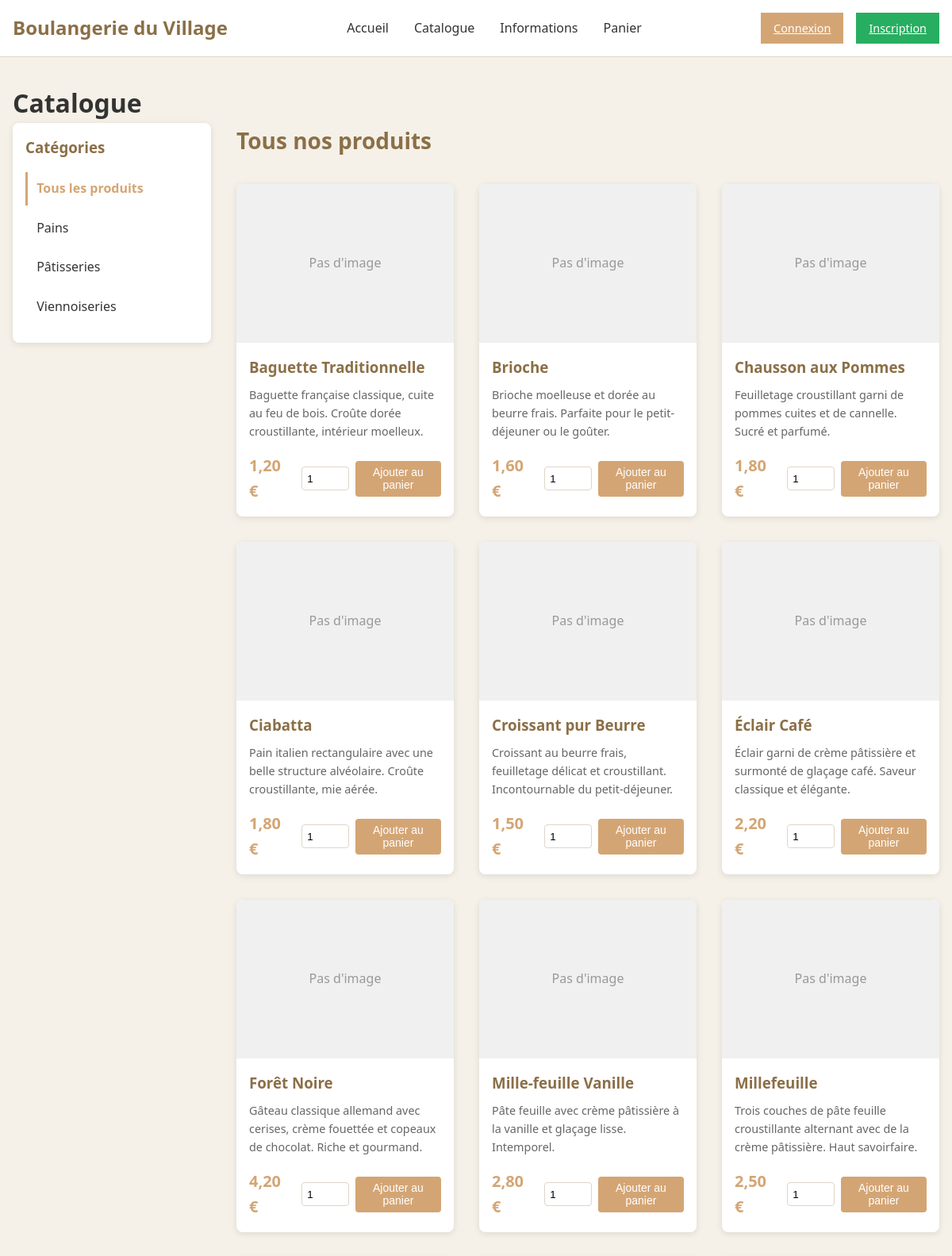
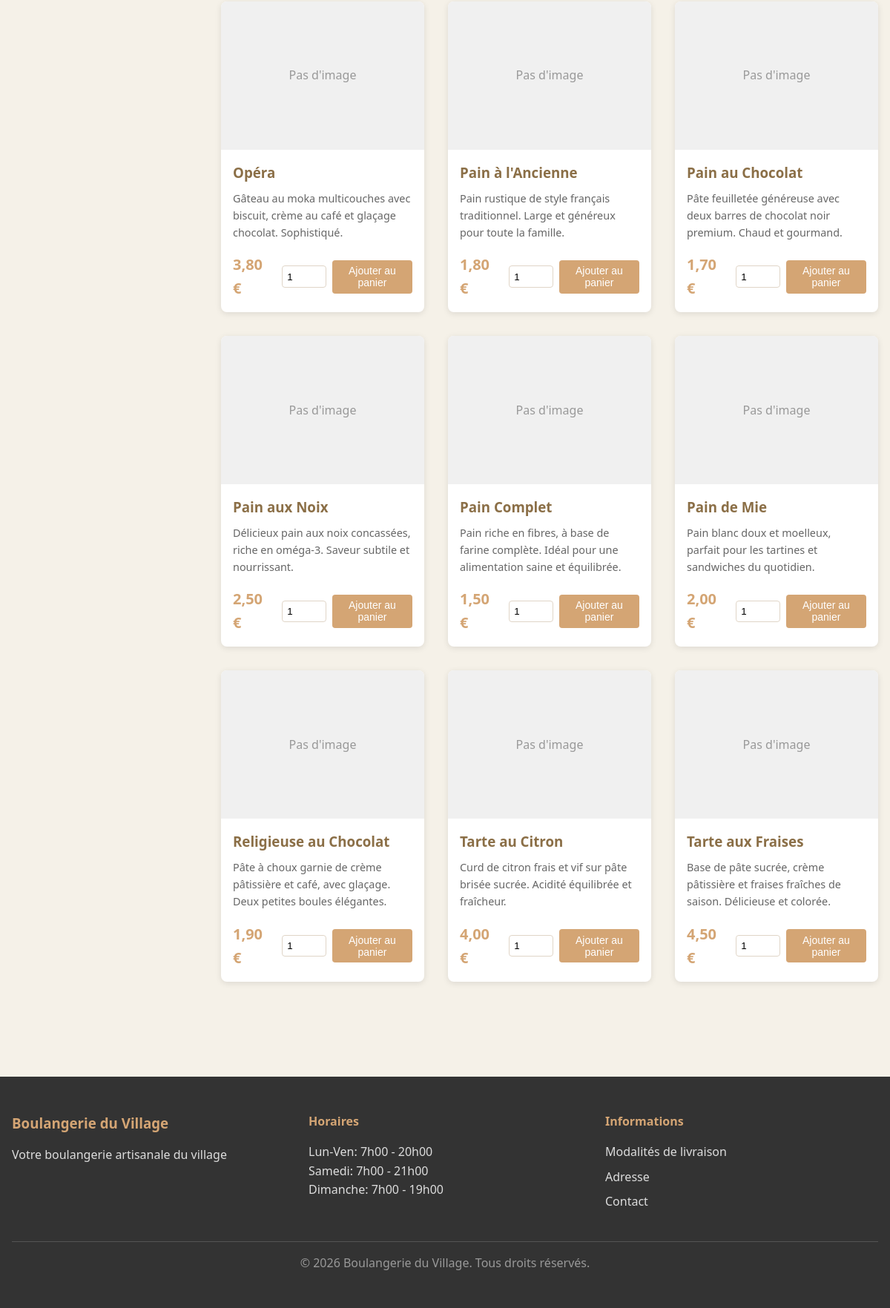
The page /public/catalogue.php on the database its author committed (2 pictures, top to bottom).
### tables this page shows
CREATE TABLE categories (
    id INT PRIMARY KEY AUTO_INCREMENT,
    nom VARCHAR(100) NOT NULL
);

CREATE TABLE produits (
    id INT PRIMARY KEY AUTO_INCREMENT,
    categorie_id INT NOT NULL,
    nom VARCHAR(150) NOT NULL,
    description TEXT NOT NULL,
    prix DECIMAL(6,2) NOT NULL,
    image VARCHAR(255),
    actif TINYINT(1) DEFAULT 1,
    created_at DATETIME DEFAULT CURRENT_TIMESTAMP,
    
    FOREIGN KEY (categorie_id) REFERENCES categories(id) ON DELETE RESTRICT,
    INDEX idx_categorie (categorie_id),
    INDEX idx_actif (actif)
);

### includes/auth.php (called while the page is built, shortened)
<?php
require_once __DIR__ . '/db.php';
function current_user(): ?array {
    if (!is_logged_in()) {
        return null;
    }
    $user = db_fetch(
        'SELECT id, email, nom, prenom, role FROM users WHERE id = ?',
        [$_SESSION['user_id']]
    );
    return $user;
}
function is_logged_in(): bool {
    return isset($_SESSION['user_id']);
}

### includes/db.php (called while the page is built, shortened)
<?php
$pdo = null;
function db_connect(): PDO {
    global $pdo;
    if ($pdo === null) {
        try {
            $pdo = new PDO(
                'mysql:host=' . DB_HOST . ';dbname=' . DB_NAME . ';charset=utf8mb4',
                DB_USER,
                DB_PASS,
                [
                    PDO::ATTR_ERRMODE => PDO::ERRMODE_EXCEPTION,
                    PDO::ATTR_DEFAULT_FETCH_MODE => PDO::FETCH_ASSOC,
                    PDO::ATTR_EMULATE_PREPARES => false
                ]
            );
        } catch (PDOException $e) {
            die('Erreur de connexion à la base de données: ' . $e->getMessage());
        }
    }
    return $pdo;
}
function db_query(string $sql, array $params = []): PDOStatement {
    $pdo = db_connect();
    $stmt = $pdo->prepare($sql);
    $stmt->execute($params);
    return $stmt;
}
function db_fetch_all(string $sql, array $params = []): array {
    return db_query($sql, $params)->fetchAll();
}

### includes/functions.php (called while the page is built, shortened)
<?php
function e(string $string): string {
    return htmlspecialchars($string, ENT_QUOTES, 'UTF-8');
}
function format_price(float $price): string {
    return number_format($price, 2, ',', ' ') . ' €';
}

### public/catalogue.php (the view, shortened to what this page needs)
<?php
require_once __DIR__ . '/../includes/db.php';
require_once __DIR__ . '/../includes/functions.php';
require_once __DIR__ . '/../includes/header.php';
$categories = db_fetch_all('SELECT * FROM categories ORDER BY nom');
$categorie_id = isset($_GET['categorie']) ? (int)$_GET['categorie'] : null;
$categorie_active = null;
if ($categorie_id) {
    $categorie_active = db_fetch('SELECT * FROM categories WHERE id = ?', [$categorie_id]);
    if (!$categorie_active) {
        redirect(PUBLIC_URL . '/catalogue.php');
    }
    $produits = db_fetch_all(
        'SELECT p.*, c.nom as categorie_nom
         FROM produits p
         JOIN categories c ON p.categorie_id = c.id
         WHERE p.actif = 1 AND p.categorie_id = ?
         ORDER BY p.nom',
        [$categorie_id]
    );
} else {
    $produits = db_fetch_all(
        'SELECT p.*, c.nom as categorie_nom
         FROM produits p
         JOIN categories c ON p.categorie_id = c.id
         WHERE p.actif = 1
         ORDER BY p.nom'
    );
}
?>
<div class="container">
    <h1>Catalogue</h1>
    <div class="catalogue-layout">
        <aside class="filters">
            <h3>Catégories</h3>
            <ul>
                <li>
                    <a href="<?php echo PUBLIC_URL; ?>/catalogue.php"
                       class="<?php echo $categorie_id === null ? 'active' : ''; ?>">
                        Tous les produits
                    </a>
                </li>
                <?php foreach ($categories as $cat): ?>
                <li>
                    <a href="<?php echo PUBLIC_URL; ?>/catalogue.php?categorie=<?php echo $cat['id']; ?>"
                       class="<?php echo $categorie_id === $cat['id'] ? 'active' : ''; ?>">
                        <?php echo e($cat['nom']); ?>
                    </a>
                </li>
                <?php endforeach; ?>
            </ul>
        </aside>
        <section class="products-section">
            <?php if ($categorie_active): ?>
                <h2><?php echo e($categorie_active['nom']); ?></h2>
            <?php else: ?>
                <h2>Tous nos produits</h2>
            <?php endif; ?>
            <?php if (empty($produits)): ?>
                <p class="no-products">Aucun produit disponible dans cette catégorie.</p>
            <?php else: ?>
                <div class="products-grid">
                    <?php foreach ($produits as $produit): ?>
                    <div class="product-card">
                        <div class="product-image">
                            <?php if ($produit['image']): ?>
                                <img src="<?php echo ASSETS_WEB_PATH; ?>/img/produits/<?php echo e($produit['image']); ?>" alt="<?php echo e($produit['nom']); ?>">
                            <?php else: ?>
                                <div class="placeholder-image">Pas d'image</div>
                            <?php endif; ?>
                        </div>
                        <div class="product-info">
                            <h3><?php echo e($produit['nom']); ?></h3>
                            <p class="description"><?php echo e($produit['description']); ?></p>
                            <div class="product-footer">
                                <span class="price"><?php echo format_price($produit['prix']); ?></span>
                                <form method="POST" action="<?php echo PUBLIC_URL; ?>/panier.php?action=add" class="add-to-cart-form">
                                    <div class="quantity-input">
                                        <input type="number" name="quantite" min="1" value="1" required>
                                    </div>
                                    <button type="submit" class="btn btn-sm btn-primary">Ajouter au panier</button>
                                </form>
                            </div>
                        </div>
                    </div>
                    <?php endforeach; ?>
                </div>
            <?php endif; ?>
        </section>
    </div>
</div>
<?php require_once __DIR__ . '/../includes/footer.php'; ?>

### includes/header.php (shortened to what this page needs)
<?php
require_once __DIR__ . '/auth.php';
require_once __DIR__ . '/functions.php';
$user = current_user();
?>
<!DOCTYPE html>
<html lang="fr">
<head>
    <link rel="stylesheet" href="<?php echo ASSETS_WEB_PATH; ?>/css/style.css">
</head>
<body>
    <header class="main-header">
        <div class="container">
            <div class="header-content">
                <a href="<?php echo PUBLIC_URL; ?>/index.php" class="logo">
                    <h1><?php echo APP_NAME; ?></h1>
                </a>
                <nav class="main-nav">
                    <ul>
                        <li><a href="<?php echo PUBLIC_URL; ?>/index.php">Accueil</a></li>
                        <li><a href="<?php echo PUBLIC_URL; ?>/catalogue.php">Catalogue</a></li>
                        <li><a href="<?php echo PUBLIC_URL; ?>/informations.php">Informations</a></li>
                        <li><a href="<?php echo PUBLIC_URL; ?>/panier.php" class="panier-link">
                            Panier
                        </a></li>
                    </ul>
                </nav>
                <div class="user-menu">
                    <?php if ($user): ?>
                        <span class="greeting">Bonjour, <?php echo e($user['prenom']); ?></span>
                        <?php if ($user['role'] === 'admin'): ?>
                            <a href="<?php echo ADMIN_URL; ?>/index.php" class="btn-admin">Admin</a>
                        <?php endif; ?>
                        <a href="<?php echo PUBLIC_URL; ?>/deconnexion.php" class="btn-logout">Déconnexion</a>
                    <?php else: ?>
                        <a href="<?php echo PUBLIC_URL; ?>/connexion.php" class="btn-login">Connexion</a>
                        <a href="<?php echo PUBLIC_URL; ?>/inscription.php" class="btn-register">Inscription</a>
                    <?php endif; ?>
                </div>
            </div>
        </div>
    </header>
    <main class="main-content">

### includes/footer.php (shortened to what this page needs)
    </main>
    <footer class="main-footer">
        <div class="container">
            <div class="footer-content">
                <div class="footer-section">
                    <h3><?php echo APP_NAME; ?></h3>
                    <p>Votre boulangerie artisanale du village</p>
                </div>
                <div class="footer-section">
                    <h4>Horaires</h4>
                    <p>Lun-Ven: 7h00 - 20h00<br>
                    Samedi: 7h00 - 21h00<br>
                    Dimanche: 7h00 - 19h00</p>
                </div>
                <div class="footer-section">
                    <h4>Informations</h4>
                    <ul>
                        <li><a href="<?php echo PUBLIC_URL; ?>/informations.php">Modalités de livraison</a></li>
                        <li><a href="<?php echo PUBLIC_URL; ?>/informations.php">Adresse</a></li>
                        <li><a href="<?php echo PUBLIC_URL; ?>/informations.php">Contact</a></li>
                    </ul>
                </div>
            </div>
            <div class="footer-bottom">
                <p>&copy; <?php echo date('Y'); ?> <?php echo APP_NAME; ?>. Tous droits réservés.</p>
            </div>
        </div>
    </footer>
</body>
</html>

### rows shown on the page
categories: nom "Pains"
categories: nom "Pâtisseries"
categories: nom "Viennoiseries"
produits: shows "Pas d'image", nom "Baguette Traditionnelle", description "Baguette française classique, cuite au feu de bois. Croûte dorée croustillante, intérieur moelleux.", prix "1,20 €"
produits: shows "Pas d'image", nom "Brioche", description "Brioche moelleuse et dorée au beurre frais. Parfaite pour le petit-déjeuner ou le goûter.", prix "1,60 €"
produits: shows "Pas d'image", nom "Chausson aux Pommes", description "Feuilletage croustillant garni de pommes cuites et de cannelle. Sucré et parfumé.", prix "1,80 €"
produits: shows "Pas d'image", nom "Ciabatta", description "Pain italien rectangulaire avec une belle structure alvéolaire. Croûte croustillante, mie aérée.", prix "1,80 €"
produits: shows "Pas d'image", nom "Croissant pur Beurre", description "Croissant au beurre frais, feuilletage délicat et croustillant. Incontournable du petit-déjeuner.", prix "1,50 €"
produits: shows "Pas d'image", nom "Éclair Café", description "Éclair garni de crème pâtissière et surmonté de glaçage café. Saveur classique et élégante.", prix "2,20 €"
produits: shows "Pas d'image", nom "Forêt Noire", description "Gâteau classique allemand avec cerises, crème fouettée et copeaux de chocolat. Riche et gourmand.", prix "4,20 €"
produits: shows "Pas d'image", nom "Mille-feuille Vanille", description "Pâte feuille avec crème pâtissière à la vanille et glaçage lisse. Intemporel.", prix "2,80 €"
produits: shows "Pas d'image", nom "Millefeuille", description "Trois couches de pâte feuille croustillante alternant avec de la crème pâtissière. Haut savoirfaire.", prix "2,50 €"
produits: shows "Pas d'image", nom "Opéra", description "Gâteau au moka multicouches avec biscuit, crème au café et glaçage chocolat. Sophistiqué.", prix "3,80 €"
produits: shows "Pas d'image", nom "Pain à l'Ancienne", description "Pain rustique de style français traditionnel. Large et généreux pour toute la famille.", prix "1,80 €"
produits: shows "Pas d'image", nom "Pain au Chocolat", description "Pâte feuilletée généreuse avec deux barres de chocolat noir premium. Chaud et gourmand.", prix "1,70 €"
produits: shows "Pas d'image", nom "Pain aux Noix", description "Délicieux pain aux noix concassées, riche en oméga-3. Saveur subtile et nourrissant.", prix "2,50 €"
produits: shows "Pas d'image", nom "Pain Complet", description "Pain riche en fibres, à base de farine complète. Idéal pour une alimentation saine et équilibrée.", prix "1,50 €"
produits: shows "Pas d'image", nom "Pain de Mie", description "Pain blanc doux et moelleux, parfait pour les tartines et sandwiches du quotidien.", prix "2,00 €"
produits: shows "Pas d'image", nom "Religieuse au Chocolat", description "Pâte à choux garnie de crème pâtissière et café, avec glaçage. Deux petites boules élégantes.", prix "1,90 €"
produits: shows "Pas d'image", nom "Tarte au Citron", description "Curd de citron frais et vif sur pâte brisée sucrée. Acidité équilibrée et fraîcheur.", prix "4,00 €"
produits: shows "Pas d'image", nom "Tarte aux Fraises", description "Base de pâte sucrée, crème pâtissière et fraises fraîches de saison. Délicieuse et colorée.", prix "4,50 €"

### other values the page prints
APP_NAME "Boulangerie du Village"
